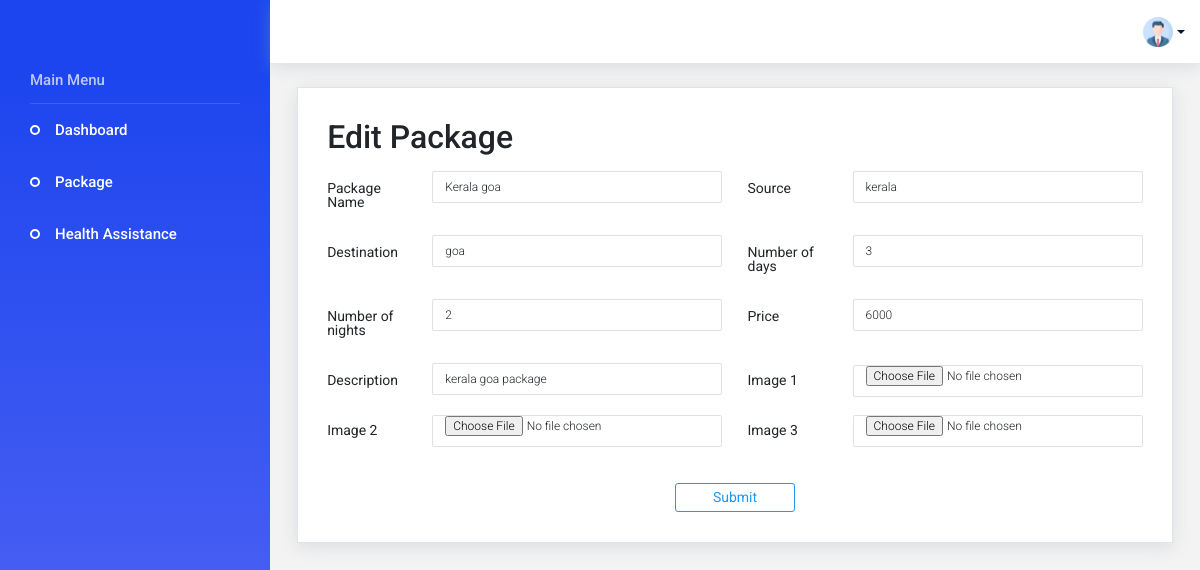
The app's page /edit_package/1 (signed in) with its own data.
### app/models.py (models this page shows, shortened)
class Package(models.Model):
    user_id = models.ForeignKey(CustomUser, on_delete=models.CASCADE)
    package_name = models.CharField(max_length=100)
    img1 = models.FileField(upload_to='package')
    img2 = models.FileField(upload_to='package')
    img3 = models.FileField(upload_to='package')
    price = models.IntegerField()
    no_of_days = models.IntegerField()
    no_of_night = models.IntegerField()
    source = models.CharField(max_length=50)
    destination = models.CharField(max_length=50)
    description = models.CharField(max_length=200)

### app/views.py (the view)
# urls.py: path('edit_package/<int:id>', views.edit_package, name="edit_package"),
@cache_control(no_cache=True, must_revalidate=True, no_store=True)
@login_required(login_url=Login)
def edit_package(request, id):
    user = CustomUser.objects.get(id=request.user.id)
    packages = Package.objects.get(user_id=user, id=id)
    if request.method == 'POST':
        packages.package_name = request.POST['package_name']
        packages.price = request.POST['price']
        packages.no_of_days = request.POST['no_of_days']
        packages.no_of_night = request.POST['no_of_night']
        packages.source = request.POST['source']
        packages.destination = request.POST['destination']
        packages.description = request.POST['description']
        if 'img1' in request.FILES:
            packages.img1 = request.FILES['img1']
        if 'img2' in request.FILES:
            packages.img2 = request.FILES['img2']
        if 'img3' in request.FILES:
            packages.img3 = request.FILES['img3']
        packages.save()
        return redirect(add_package)
    else:
        context = {
            'id':id,
            'packages':packages
        }
        return render(request, 'Agency/edit-package.html', context)

### template/Agency/edit-package.html (shortened to what this page needs)
{% extends 'Agency/index.html' %}
{% block content %}
<div class="main-panel">
    <div class="content-wrapper">
      <div class="row">
        <div class="col-12 grid-margin">
            <div class="card">
              <div class="card-body">
                <h4 class="card-title " style="font-size: xx-large;">Edit Package</h4>
                <form class="form-sample" action="{% url 'edit_package' id=packages.id %}" method="post" enctype="multipart/form-data">
                  <div class="row">
                    <div class="col-md-6">
                      <div class="form-group row">
                        <label class="col-sm-3 col-form-label">Package Name</label>
                        <div class="col-sm-9">
                          <input type="text" name="package_name" value="{{packages.package_name}}" class="form-control" />
                        </div>
                      </div>
                    </div>
                    <div class="col-md-6">
                      <div class="form-group row">
                        <label class="col-sm-3 col-form-label">Source</label>
                        <div class="col-sm-9">
                          <input type="text" name="source" value="{{packages.source}}" class="form-control" />
                        </div>
                      </div>
                  </div>
                    <div class="col-md-6">
                      <div class="form-group row">
                        <label class="col-sm-3 col-form-label">Destination</label>
                        <div class="col-sm-9">
                          <input type="text" name="destination" value="{{packages.destination}}" class="form-control" />
                        </div>
                      </div>
                    </div>
                    <div class="col-md-6">
                      <div class="form-group row">
                        <label class="col-sm-3 col-form-label">Number of days </label>
                        <div class="col-sm-9">
                          <input type="number" name="no_of_days" value="{{packages.no_of_days}}" class="form-control" />
                        </div>
                      </div>
                    </div>
                  </div>
                  <div class="row">
                      <div class="col-md-6">
                        <div class="form-group row">
                          <label class="col-sm-3 col-form-label">Number of nights </label>
                          <div class="col-sm-9">
                            <input type="number" name="no_of_night" value="{{packages.no_of_night}}" class="form-control" />
                          </div>
                        </div>
                      </div>
                      <div class="col-md-6">
                        <div class="form-group row">
                          <label class="col-sm-3 col-form-label">Price</label>
                          <div class="col-sm-9">
                            <input type="text" name="price" value="{{packages.price}}" class="form-control" />
                          </div>
                        </div>
                      </div>
                    </div>
                  <div class="row">
                      <div class="col-md-6">
                        <div class="form-group row">
                          <label class="col-sm-3 col-form-label">Description</label>
                          <div class="col-sm-9">
                            <input type="text" name="description" value="{{packages.description}}" class="form-control" />
                          </div>
                        </div>
                      </div>
                      <div class="col-md-6">
                        <div class="form-group row">
                          <label class="col-sm-3 col-form-label">Image 1</label>
                          <div class="col-sm-9">
                            <input type="file" name="img1" value="{{packages.img1}}" class="form-control" accept="image/*" />
                          </div>
                        </div>
                      </div>
                    </div>
                  <div class="row">
                    <div class="col-md-6">
                      <div class="form-group row">
                        <label class="col-sm-3 col-form-label">Image 2</label>
                        <div class="col-sm-9">
                          <input type="file" name="img2" value="{{packages.img2}}" class="form-control" accept="image/*" />
                        </div>
                      </div>
                    </div>
                    <div class="col-md-6">
                      <div class="form-group row">
                        <label class="col-sm-3 col-form-label">Image 3</label>
                        <div class="col-sm-9">
                          <input type="file" name="img3" value="{{packages.img3}}" class="form-control" accept="image/*" />
                        </div>
                      </div>
                    </div>
                  </div>
                  <div style="margin: auto;width: 100%;text-align: center;margin-top: 20px;">
                  <button type="submit" class="btn btn-outline-primary btn-fw">
                    Submit</button>
                  </div>
                </form>
              </div>
            </div>
        </div>
      </div>
    </div>
</div>
{% endblock %}

### static/css/style1.css (style rules this page uses)
.card { box-shadow: 0 0 0 0 rgba(90, 113, 208, 0.11), 0 4px 16px 0 rgba(167, 175, 183, 0.33); border: solid 1px #dde4eb; border-radius: 0px; }
.card .card-title { color: #212529; }
.main-panel { transition: width 0.25s ease, margin 0.25s ease; width: calc(100% - 270px); min-height: calc(100vh - 63px); display: flex; flex-direction: column; }
.content-wrapper { background: #F3F3F3; padding: 1.5rem 1.7rem; width: 100%; flex-grow: 1; }

### records on screen
Package: package_name "Kerala goa", source "kerala", destination "goa", no_of_days "3", no_of_night "2", price "6000", description "kerala goa package"
